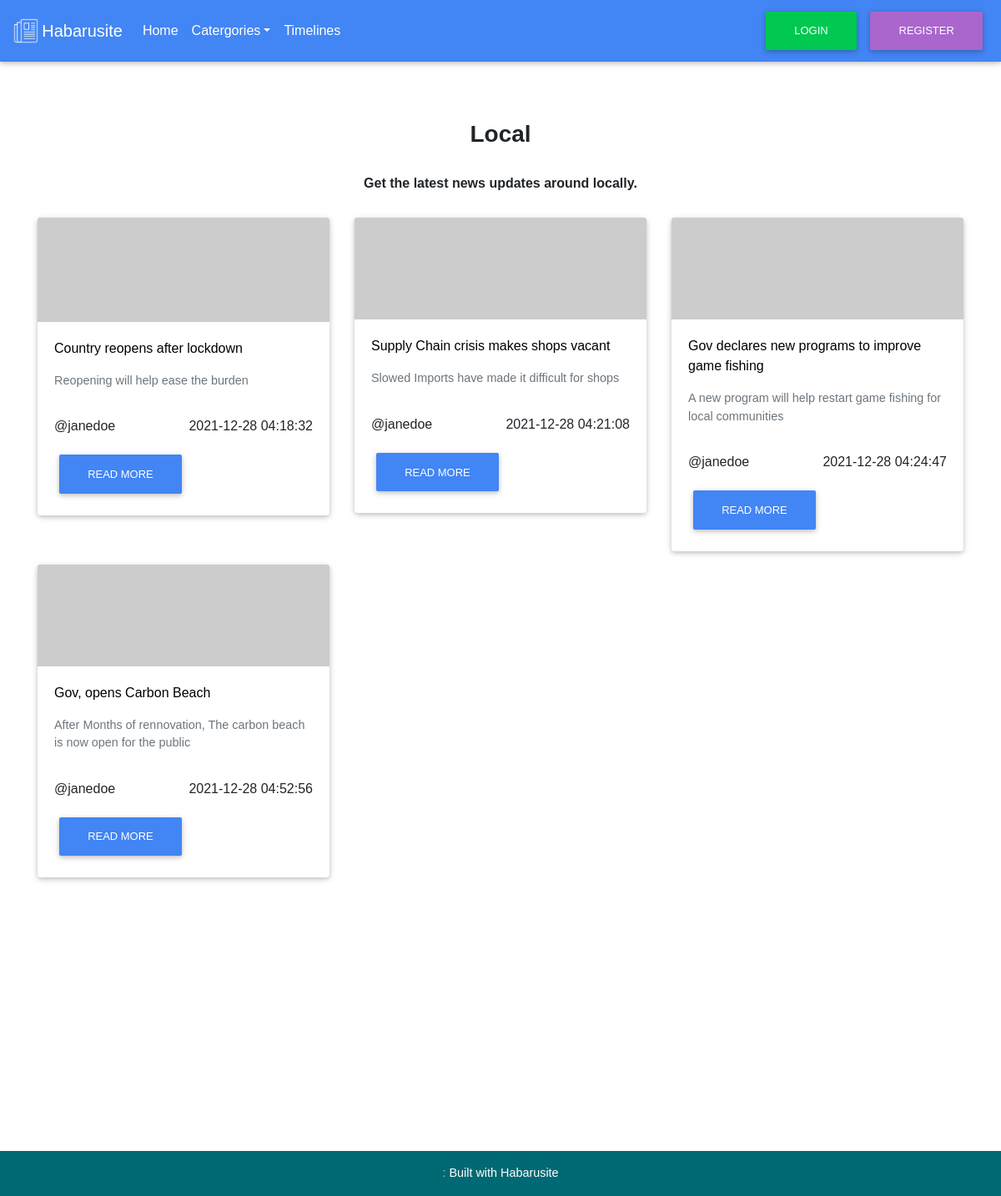
The app's page /Guest/Articles.php?catergoryid=1 with its own data.
### tables this page shows
CREATE TABLE `app_catergories` (
  `id` int(255) NOT NULL,
  `name` varchar(255) NOT NULL,
  `description` longtext NOT NULL
);

CREATE TABLE `tbl_articles` (
  `id` int(255) NOT NULL,
  `istimeline` int(255) NOT NULL,
  `timelineid` int(255) DEFAULT NULL,
  `title` varchar(255) NOT NULL,
  `subtitle` varchar(255) NOT NULL,
  `catergory` int(255) NOT NULL,
  `thumbnail` longtext NOT NULL,
  `byuserid` int(255) NOT NULL,
  `timestamp` datetime NOT NULL,
  `content` longtext NOT NULL,
  `relcommentid` int(255) NOT NULL,
  `status` int(255) NOT NULL,
  `approvedbyuserid` int(255) NOT NULL
);

CREATE TABLE `tbl_users` (
  `id` int(255) NOT NULL,
  `fname` varchar(255) NOT NULL,
  `lname` varchar(255) NOT NULL,
  `username` varchar(255) NOT NULL,
  `gender` int(255) NOT NULL,
  `designation` int(255) NOT NULL,
  `status` int(255) NOT NULL,
  `countrycode` int(255) NOT NULL,
  `phoneno` int(255) NOT NULL,
  `email` varchar(255) NOT NULL,
  `pssword` longtext NOT NULL
);

### php/Database.php (called while the page is built, shortened)
<?php
class Database{
    public function __construct(){
        try{
          $conn = "mysql:host=".DB_HOST.";dbname=".DB_NAME."";
          $this->conn = new PDO($conn,DB_USERNAME, DB_PASS,[
            PDO::ATTR_ERRMODE => PDO::ERRMODE_EXCEPTION,
            PDO::ATTR_DEFAULT_FETCH_MODE => PDO::FETCH_ASSOC,
            PDO::ATTR_EMULATE_PREPARES => false
          ]);
        }catch(Exception $e){
          echo 'An Error occured'.$e;
          exit();
      }
      }
      public function executesql($qtype,$sql,$args){
        switch($qtype){
          case 'selectall':
            $args = null;
            $stmt = $this->conn->prepare($sql);
            $stmt->execute();
            $result = $stmt->fetchAll();
            return $result;
          break;
          case 'selectone':
            $stmt = $this->conn->prepare($sql);
            $stmt->execute($args);
            $result = $stmt->fetch();
            return $result;
          break;
           case 'crud':
            $stmt = $this->conn->prepare($sql);
            $stmt->execute($args);
            $result = $stmt->fetchAll();
            return $result;
           break;
         }
}
}

### Guest/Articles.php (the view, shortened to what this page needs)
<?php
include_once('../php/Database.php');
$cattype = $_GET['catergoryid'];
$ccatype = htmlspecialchars($cattype);
try{
    $getarticle = new Database();
    $chksql = 'SELECT tbl_articles.id, tbl_articles.istimeline, tbl_articles.timelineid, tbl_articles.title, tbl_articles.subtitle, app_catergories.name, tbl_articles.thumbnail, tbl_articles.byuserid, tbl_users.username, tbl_articles.timestamp, tbl_articles.content, tbl_articles.relcommentid, app_catergories.name as catergoryname FROM tbl_articles
    INNER JOIN tbl_users ON tbl_articles.byuserid = tbl_users.id
    INNER JOIN app_catergories ON tbl_articles.catergory = app_catergories.id
    WHERE tbl_articles.catergory = :id AND tbl_articles.status = 1';
    $chkargs = array('id'=>$ccatype);
    $resarticle = $getarticle->executesql('crud',$chksql, $chkargs);
}catch(Exception $e){
    return 'an error occured in article retreival' .$e;
}
try{
  $getmeta = new Database();
  $chksql = "SELECT * FROM app_catergories WHERE app_catergories.id = $ccatype";
  $args = null;
  $responsemeta = $getmeta->executesql('selectone',$chksql,$args);
}catch(Exception $e){
  return 'An error occured with response meta'.$e;
}
?>
<!DOCTYPE html>
    <html lang="en">
    <head>
        <link rel="stylesheet" href="../assets/css/all.css">
        <link rel="stylesheet" href="../assets/css/css.css">
        <link href="../assets/css/bootstrap.min.css" rel="stylesheet">
        <link href="../assets/css/mdb.min.css" rel="stylesheet">
    </head>
    <body>
    <?php include_once('inc/guest-navbar.php') ?>
<br>
<br>
<br>
<br>
    <div class="container mt-5">
    <div class="row">
      <div class="col-sm-12">
        <h3 class="text-center font-weight-bold mb-4 pb-2"><?php echo $responsemeta['name']; ?></h3>
        <h6 class="text-center font-weight-bold mb-4 pb-2"><?php echo $responsemeta['description']; ?></h6>
      </div>
    </div>
    <section class="">
      <div class="row">
      <?php
      foreach ($resarticle as $articles){
        echo "
        <div class='col-lg-4 col-md-6 mb-3'>
          <div class='card hoverable'>
            <img class='card-img-top' src='".$articles['thumbnail']."' alt='Card image'>
            <div class='card-body'>
              <a class='black-text'>".$articles['title']."</a>
              <p class='card-title text-muted font-small mt-3 mb-2'>".$articles['subtitle']."</p>
              <br>
              <div class='row'>
                <div class='col-sm-5 d-flex justify-content-start'><p class='text-small'>@".$articles['username']."</p></div>
                <div class='col-sm-7 d-flex justify-content-end'><p class='text-small'>".$articles['timestamp']."</p></div>
              </div>
              <a class='btn btn-primary text-white' href='Article.php?articleid=".$articles['id']."'>Read More</a>
            </div>
          </div>
        </div>
        ";
      }
      ?>
    </section>
</div>
<br>
<br>
<br>
<br>
<br>
<br>
<br>
<br>
<br>
<br>
<br>
<br>
<br>
<?php
include('inc/footer.php');
?>
    </body>
    </html>

### Guest/inc/guest-navbar.php (shortened to what this page needs)
<?php
include_once('../../php/Database.php');
try{
    $getdynamiccatergories = new Database();
    $chksql = "SELECT * FROM app_catergories";
    $chkarg = null;
    $res = $getdynamiccatergories->executesql('selectall',$chksql,$chkarg);
}catch(Exception $e){
    return 'An error occured with catergory'.$e;
}
?>
<nav class="navbar fixed-top navbar-expand-lg navbar-dark primary-color">
<a class="navbar-brand" href="#">
    <img src="../../../h4/assets/Logo.png" height="30" class="d-inline-block align-top"
      alt="mdb logo"><b class="ml-1">Habarusite</b>
  </a>
  <div class="collapse navbar-collapse" id="basicExampleNav">
    <ul class="navbar-nav mr-auto">
      <li class="nav-item">
        <a class="nav-link" href="Home.php">Home
        </a>
      </li>
    <li class="nav-item dropdown">
        <a class="nav-link dropdown-toggle" id="navbarDropdownMenuLink" data-toggle="dropdown"
          aria-haspopup="true" aria-expanded="false">Catergories</a>
      </li>
      <li class="nav-item">
        <a class="nav-link" href="Timelines.php">Timelines</a>
      </li>
    </ul>
      <div class="md-form my-0">
          <a class="btn btn-success" href="Login.php">Login</a>
          <a class="btn btn-secondary" href="Register.php">Register</a>
      </div>
  </div>
</nav>

### Guest/inc/footer.php
<footer class="page-footer font-small cyan darken-3">
  <div class="footer-copyright text-center py-3">:
    <a href="#"> Built with Habarusite</a>
  </div>
</footer>

### records on screen
app_catergories: name "Local", description "Get the latest news updates around locally."
tbl_articles: title "Country reopens after lockdown", subtitle "Reopening will help ease the burden", byuserid.username "janedoe", timestamp "2021-12-28 04:18:32"
tbl_articles: title "Supply Chain crisis makes shops vacant", subtitle "Slowed Imports have made it difficult for shops", byuserid.username "janedoe", timestamp "2021-12-28 04:21:08"
tbl_articles: title "Gov declares new programs to improve game fishing", subtitle "A new program will help restart game fishing for local communities", byuserid.username "janedoe", timestamp "2021-12-28 04:24:47"
tbl_articles: title "Gov, opens Carbon Beach", subtitle "After Months of rennovation, The carbon beach is now open for the public", byuserid.username "janedoe", timestamp "2021-12-28 04:52:56"
